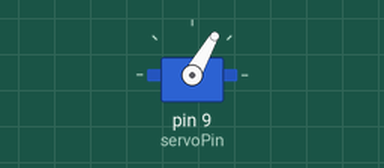
Simulated run of this sketch. Board: Arduino Uno, built with avr-gcc and run on an emulated ATmega328P. Parts: servo.

Above: at 0.05 s.
At 7.45 s:
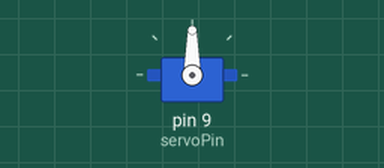
At 14.95 s:
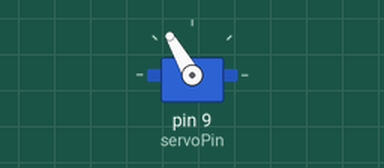
Timing chart, 0 to 19.5 s (numbered marks = the images above):
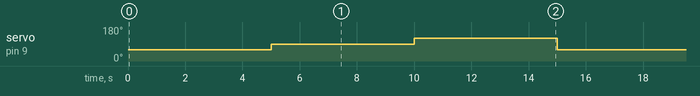

The sketch:

ServoTesting.ino
```cpp
#include <Servo.h>
Servo servo1;
int servoPin = 9;

void setup(){
  servo1.attach(servoPin);
}

void loop(){
  servo1.write(60);
  delay(5000);
  servo1.write(90);
  delay(5000);
  servo1.write(120);
  delay(5000);
}
```

Measured:
- by itself, servo on pin 9 (servoPin): repeats every 15.0 s: 120° 5.0 s, 60° 5.0 s, 90° 5.0 s
